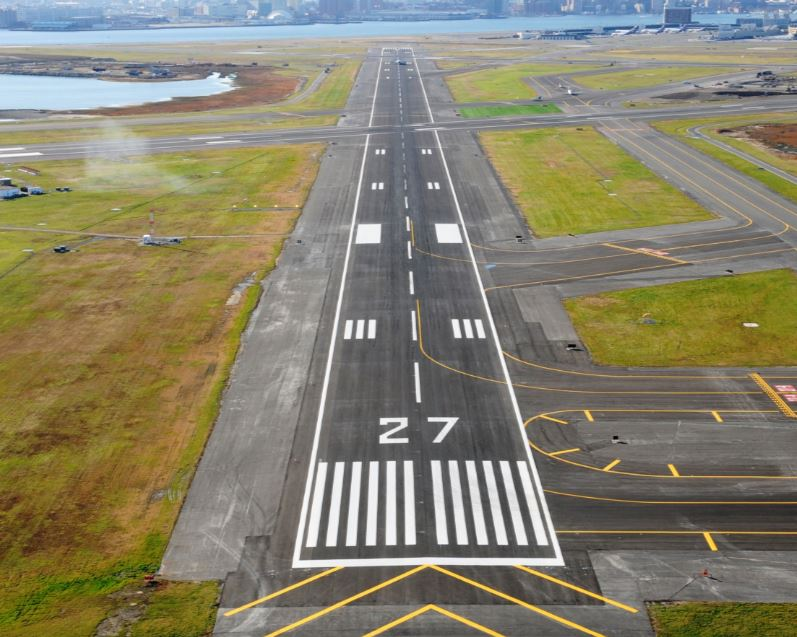
#> input picture img/runway1.JPG, 797 x 637 px, found by its file name
$ python 1_crop.py   (Python 2 division)
#> lines starting #> are read from the running program, lines starting #| are printed output that depends on the picture
### exuberantcv/plotter.py

import matplotlib.pyplot as plt

def plot2(original, changed):
    print ('plot...')
    plt.subplot(121),plt.imshow(original),plt.title('Input')
    plt.subplot(122),plt.imshow(changed),plt.title('Output')
    plt.show()
    print ('done.')

# [7 lines left out: function plot3, not called in this run]

### exuberantcv/1_crop.py
import cv2
from plotter import plot2

def crop():
    print 'load img...'
    img = cv2.imread('../img/runway1.jpg')
#> img is the input picture: shape (637, 797, 3); mean B, G, R 107, 129.6, 134.6
    rows,cols,ch = img.shape
#> rows = 637; cols = 797; ch = 3
    crop = img[rows-100:rows, 100:cols-100]
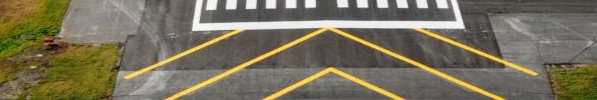
#> crop: shape (100, 597, 3); mean B, G, R 91.4, 113.1, 119.9
    plot2(img, crop)
#> in plot2, `plt.show()`:
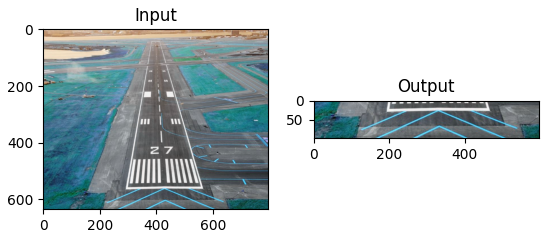
#> figure drawn by matplotlib, 2 panels; B, G, R data is drawn as R, G, B

if __name__ == '__main__':
    crop()

$ run again, with img/grass copy.jpg copied over img/runway1.JPG
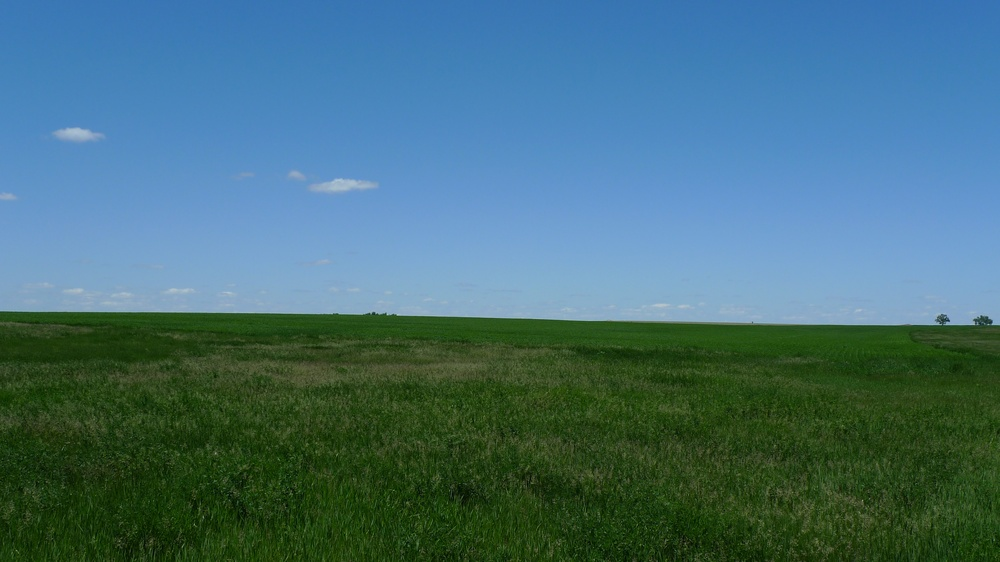
#> input picture img/grass copy.jpg, 1000 x 562 px, shrunk from 3968 x 2232 before the run, found by its file name
#> in crop, img is the input picture: shape (562, 1000, 3); mean B, G, R 119.8, 110.6, 69.1
#> in crop, `crop = img[rows-100:rows, 100:cols-100]`:
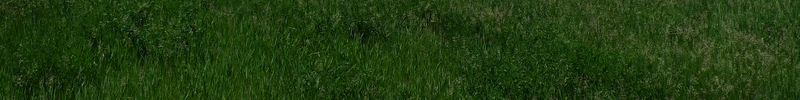
#> crop: shape (100, 800, 3); mean B, G, R 16.7, 60, 33.8
#> in plot2, `plt.show()`:
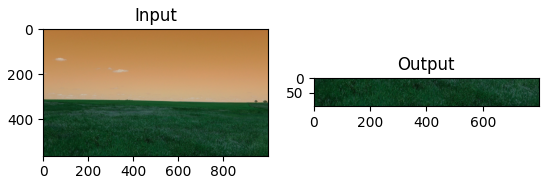
#> figure drawn by matplotlib, 2 panels; B, G, R data is drawn as R, G, B

$ run again, with img/grass_pitch_high.jpg copied over img/runway1.JPG
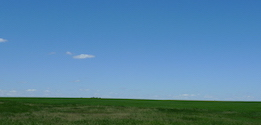
#> input picture img/grass_pitch_high.jpg, 261 x 125 px, found by its file name
#> in crop, img is the input picture: shape (125, 261, 3); mean B, G, R 161.5, 130.7, 84.1
#> in crop, `crop = img[rows-100:rows, 100:cols-100]`:
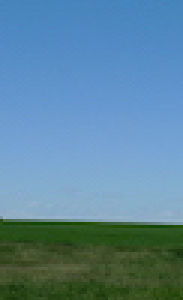
#> crop: shape (100, 61, 3) (shown 3 times larger); mean B, G, R 157.6, 134, 91.4
#> in plot2, `plt.show()`:
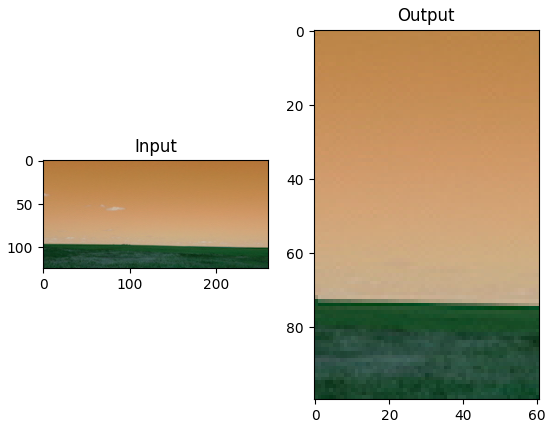
#> figure drawn by matplotlib, 2 panels; B, G, R data is drawn as R, G, B
